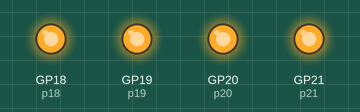
The program below on a simulated Raspberry Pi Pico running MicroPython. On the bench: output pins drawn as LEDs (lit = HIGH).

Above: at 0.2 s.
At 12.55 s:
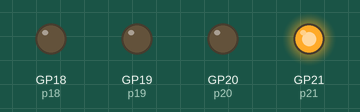
At 14.85 s:
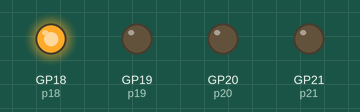
At 19.45 s:
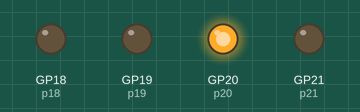
At 30.6 s:
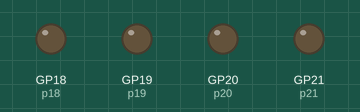
At 39.65 s:
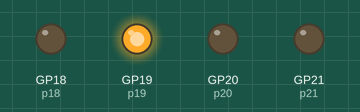
Timing chart, 0 to 40.0 s (numbered marks = the images above):
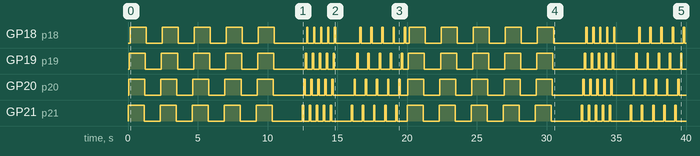

The program:

Lab2-2.py
```python
from machine import Pin
import time


p21 = Pin(21, Pin.OUT)
p20 = Pin(20, Pin.OUT)
p19 = Pin(19, Pin.OUT)
p18 = Pin(18, Pin.OUT)

while True:
    for i in range(0,5,1):
        p21.on()
        time.sleep_ms(50)
        p20.on()
        time.sleep_ms(50)
        p19.on()
        time.sleep_ms(50)
        p18.on()
        time.sleep_ms(1000)

        p21.off()
        time.sleep_ms(50)
        p20.off()
        time.sleep_ms(50)
        p19.off()
        time.sleep_ms(50)
        p18.off()
        time.sleep_ms(1000)
    time.sleep_ms(1000)

    for i in range(0,5,1):
        p21.on()
        time.sleep_ms(100)
        p21.off()
        p20.on()
        time.sleep_ms(100)
        p20.off()
        p19.on()
        time.sleep_ms(100)
        p19.off()
        p18.on()
        time.sleep_ms(100)
        p18.off()
        time.sleep_ms(100)

    time.sleep_ms(1000)

    for i in range(0,5,1):
        p21.on()
        time.sleep_ms(100)
        p21.off()
        time.sleep_ms(100)
        p20.on()
        time.sleep_ms(100)
        p20.off()
        time.sleep_ms(100)
        p19.on()
        time.sleep_ms(100)
        p19.off()
        time.sleep_ms(100)
        p18.on()
        time.sleep_ms(100)
        p18.off()
        time.sleep_ms(100)
```

Measured:
- by itself, GP18 (p18): LOW → HIGH at 0.15 s, → LOW 1.2 s later, → HIGH 1.2 s later, → LOW 1.2 s later, … (60 changes in this stretch)
- by itself, GP19 (p19): LOW → HIGH at 0.10 s, → LOW 1.2 s later, → HIGH 1.2 s later, → LOW 1.2 s later, … (60 changes in this stretch)
- by itself, GP20 (p20): LOW → HIGH at 0.05 s, → LOW 1.2 s later, → HIGH 1.2 s later, → LOW 1.2 s later, … (60 changes in this stretch)
- by itself, GP21 (p21): LOW → HIGH at 0.00 s, → LOW 1.2 s later, → HIGH 1.2 s later, → LOW 1.2 s later, … (60 changes in this stretch)
